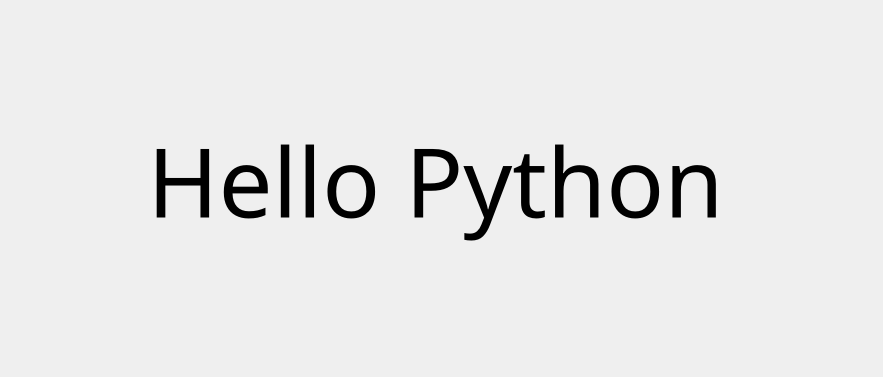
<?xml version="1.0" encoding="UTF-8"?>
<ui version="4.0">
 <class>HelloPython</class>
 <widget class="QDialog" name="HelloPython">
  <property name="windowModality">
   <enum>Qt::NonModal</enum>
  </property>
  <property name="geometry">
   <rect>
    <x>0</x>
    <y>0</y>
    <width>883</width>
    <height>377</height>
   </rect>
  </property>
  <property name="windowTitle">
   <string>HelloPython</string>
  </property>
  <property name="autoFillBackground">
   <bool>false</bool>
  </property>
  <property name="modal">
   <bool>false</bool>
  </property>
  <widget class="QLabel" name="label">
   <property name="geometry">
    <rect>
     <x>70</x>
     <y>110</y>
     <width>731</width>
     <height>141</height>
    </rect>
   </property>
   <property name="font">
    <font>
     <family>Kristen ITC</family>
     <pointsize>72</pointsize>
    </font>
   </property>
   <property name="text">
    <string>Hello Python</string>
   </property>
   <property name="alignment">
    <set>Qt::AlignCenter</set>
   </property>
  </widget>
 </widget>
 <resources/>
 <connections/>
</ui>
